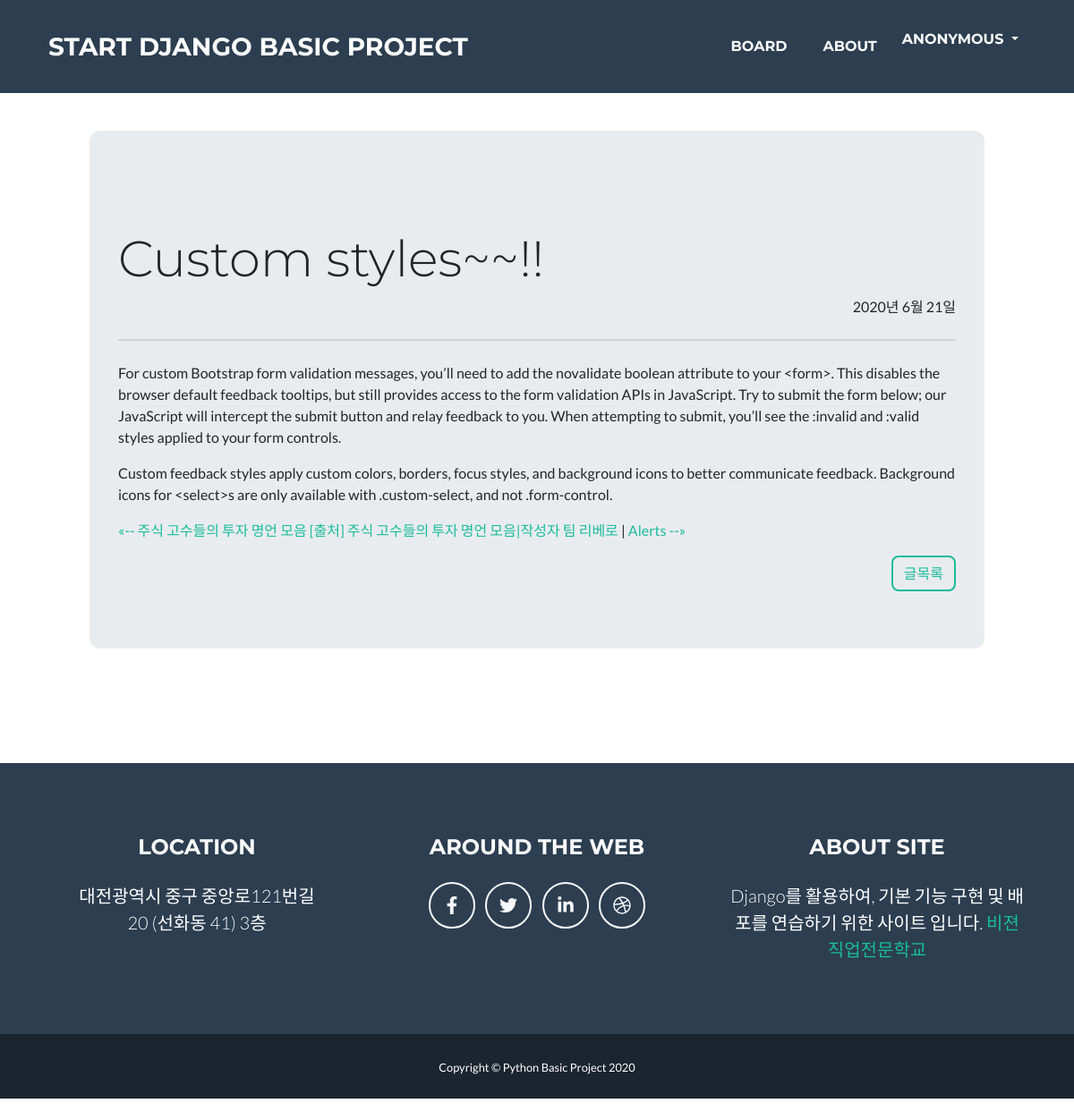
Screenshot of /board/post/custom-styles/ with the database file from the repository.
### board/models.py (models this page shows, shortened)
class Post(models.Model):
    title = models.CharField(verbose_name='TITLE', max_length=50)
    slug = models.SlugField('SLUG', unique=True, allow_unicode=True, help_text='one word for title alias.')
    description = models.CharField('DESCRIPTION', max_length=100, blank=True, help_text='simple description text.')
    content = models.TextField('CONTENT')
    create_dt = models.DateTimeField('CREATE DATE', auto_now_add=True)
    modify_dt = models.DateTimeField('MODIFY DATE', auto_now=True)
    owner = models.ForeignKey(User, on_delete=models.CASCADE, verbose_name='OWNER', blank=True, null=True)
    class Meta:
        verbose_name = 'post'
        verbose_name_plural = 'posts'
        db_table = 'board_posts'
        ordering = ('-modify_dt',)
    def __str__(self):
        return self.title
    def get_absolute_url(self):
        return reverse('board:post_detail', args=(self.slug,))
    def get_previous(self):
        return self.get_previous_by_modify_dt()
    def get_next(self):
        return self.get_next_by_modify_dt()

### board/views.py (the view)
# urls.py: re_path(r'^post/(?P<slug>[-\w]+)/$', views.PostDV.as_view(), name='post_detail'),
class PostDV(DetailView):
    model = Post

### board/templates/board/post_detail.html (shortened to what this page needs)
{% extends 'base.html' %}
{% load static %}
{% block main %}
<main class="page-section portfolio" style="margin-top:50px">
    <div class="jumbotron col-lg-10 mx-auto">
      <p class="lead text-right"> {{ object.description }} &#9;&nbsp; &#9;&nbsp;&#9;&nbsp;</p>
      <h1 class="display-4">{{ object.title }}</h1>
      <p class="text-right">{{ object.modify_dt|date:"Y년 n월 d일" }}</p>
      <hr class="my-4">
      <p class="text-right"> {{ object.content|linebreaks }}</p>
      <p>
        {% if object.get_previous %}
        <a href="{{ object.get_previous.get_absolute_url }}" title="View previous post">
            &laquo;-- {{ object.get_previous }}
        </a>
        {% endif %}
        {% if object.get_next %}
        | <a href="{{ object.get_next.get_absolute_url }}" title="View next post">
        {{ object.get_next }} --&raquo;
        </a>
        {% endif %}
      </p>
        <div align="right">
               <a class="btn btn-outline-primary" href="{% url 'board:index' %}" role="button">글목록</a>
        </div>
    </div>
</main>
{% endblock %}

### rows the page displays
Post: title "Custom styles~~!!", modify_dt "2020년 6월 21일", content "For custom Bootstrap form validation messages, you’ll need to add the novalidate boolean attribute to your <form>. This disables the browser default feedback tooltips, but still provides access to the form validation APIs in JavaScript. Try to submit the form below; our JavaScript will intercept the submit button and relay feedback to you. When attempting to submit, you’ll see the :invalid and :valid styles applied to your form controls. Custom feedback styles apply custom colors, borders, focus styles, and background icons to better communicate feedback. Background icons for <select>s are only available with .custom-select, and not .form-control.", get_previous "주식 고수들의 투자 명언 모음 [출처] 주식 고수들의 투자 명언 모음|작성자 팀 리베로", get_next "Alerts"
